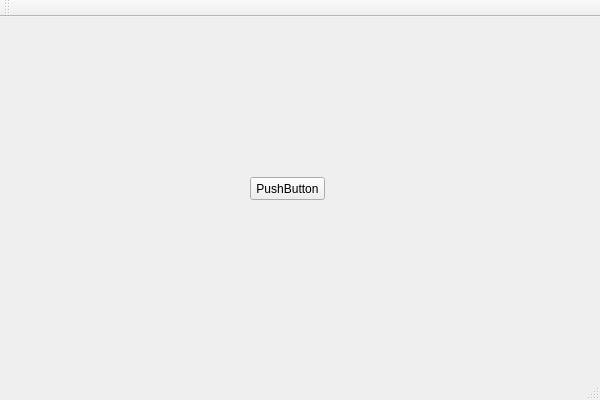
<?xml version="1.0" encoding="UTF-8"?>
<ui version="4.0">
 <class>MyFirstQTApplicationClass</class>
 <widget class="QMainWindow" name="MyFirstQTApplicationClass">
  <property name="geometry">
   <rect>
    <x>0</x>
    <y>0</y>
    <width>600</width>
    <height>400</height>
   </rect>
  </property>
  <property name="windowTitle">
   <string>MyFirstQTApplication</string>
  </property>
  <widget class="QWidget" name="centralWidget">
   <widget class="QPushButton" name="pushButton">
    <property name="geometry">
     <rect>
      <x>250</x>
      <y>160</y>
      <width>75</width>
      <height>23</height>
     </rect>
    </property>
    <property name="text">
     <string>PushButton</string>
    </property>
   </widget>
  </widget>
  <widget class="QToolBar" name="mainToolBar">
   <attribute name="toolBarArea">
    <enum>TopToolBarArea</enum>
   </attribute>
   <attribute name="toolBarBreak">
    <bool>false</bool>
   </attribute>
  </widget>
  <widget class="QStatusBar" name="statusBar"/>
 </widget>
 <layoutdefault spacing="6" margin="11"/>
 <resources>
  <include location="MyFirstQTApplication.qrc"/>
 </resources>
 <connections>
  <connection>
   <sender>pushButton</sender>
   <signal>clicked()</signal>
   <receiver>MyFirstQTApplicationClass</receiver>
   <slot>OnPushButtonClicked()</slot>
   <hints>
    <hint type="sourcelabel">
     <x>286</x>
     <y>174</y>
    </hint>
    <hint type="destinationlabel">
     <x>372</x>
     <y>264</y>
    </hint>
   </hints>
  </connection>
 </connections>
 <slots>
  <slot>OnPushButtonClicked()</slot>
 </slots>
</ui>
